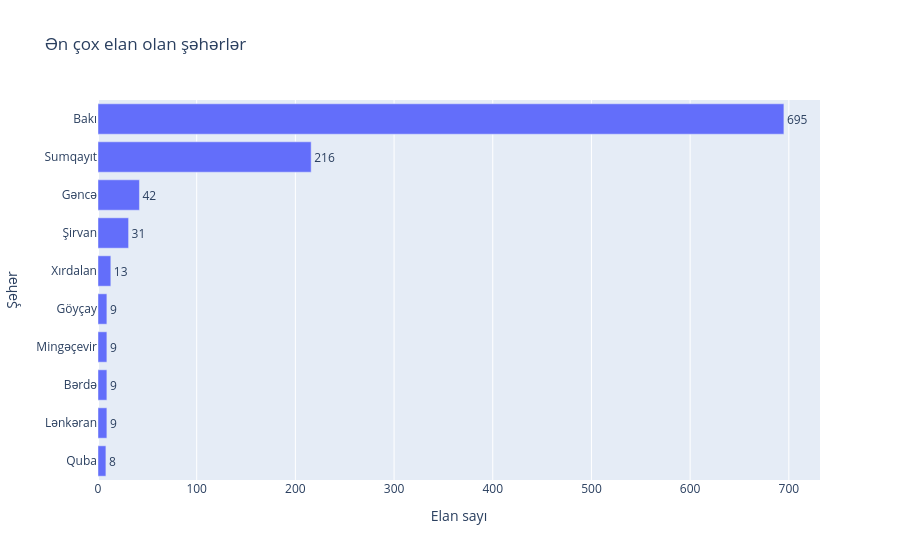

Notebook code for this chart:
### Code cell
import pandas as pd
import plotly.express as px

# misal üçün df-də 'Şəhər' və 'Elan sayı' sütunları var
# hər şəhərdəki elan sayını hesabla
city_counts = df['sheher'].value_counts().reset_index()
city_counts.columns = ['Şəhər', 'Elan sayı']

# yalnız 10 ən çox elan olan şəhər
top_cities = city_counts.head(10)

# bar chart
fig = px.bar(
    top_cities,
    x='Elan sayı',
    y='Şəhər',
    orientation='h',
    text='Elan sayı',
    title='Ən çox elan olan şəhərlər'
)
fig.update_traces(textposition='outside')
fig.update_layout(yaxis={'categoryorder': 'total ascending'})
fig.show()

### Figure 1 — Plotly figure (JSON) as saved in the notebook; plotly's stock layout.template omitted (floating-point values rounded to 4 significant figures)
{"data": [{"alignmentgroup": "True", "hovertemplate": "Elan sayı=%{text}<br>Şəhər=%{y}<extra></extra>", "legendgroup": "", "marker": {"color": "#636efa", "pattern": {"shape": ""}}, "name": "", "offsetgroup": "", "orientation": "h", "showlegend": false, "text": [695, 216, 42, 31, 13, 9, 9, 9, 9, 8], "textposition": "outside", "type": "bar", "x": [695, 216, 42, 31, 13, 9, 9, 9, 9, 8], "xaxis": "x", "y": ["Bakı", "Sumqayıt", "Gəncə", "Şirvan", "Xırdalan", "Lənkəran", "Bərdə", "Mingəçevir", "Göyçay", "Quba"], "yaxis": "y"}], "layout": {"barmode": "relative", "legend": {"tracegroupgap": 0}, "title": {"text": "Ən çox elan olan şəhərlər"}, "xaxis": {"anchor": "y", "domain": [0, 1], "title": {"text": "Elan sayı"}}, "yaxis": {"anchor": "x", "categoryorder": "total ascending", "domain": [0, 1], "title": {"text": "Şəhər"}}}}
